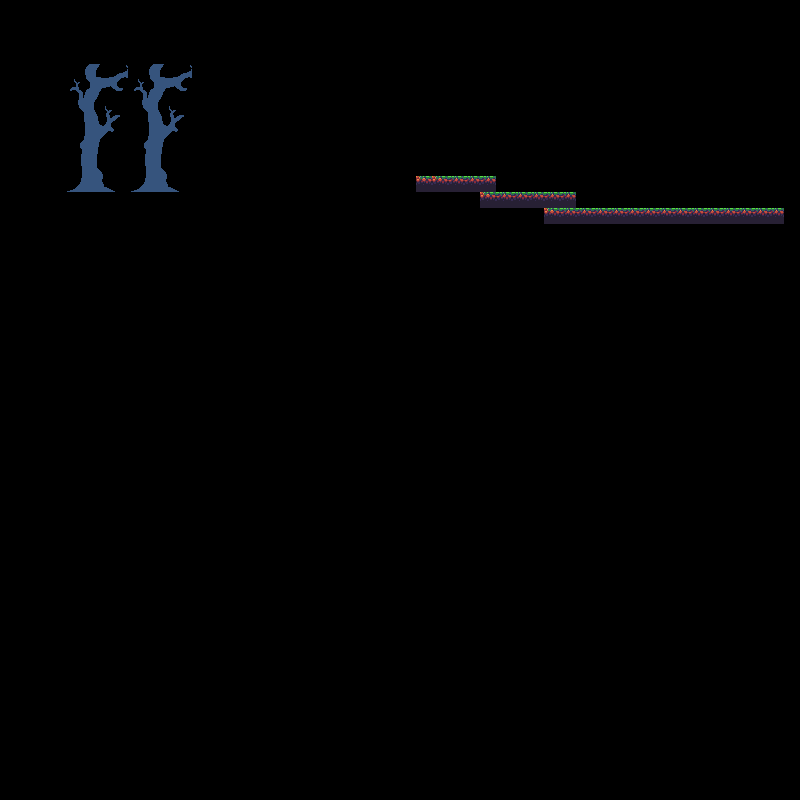

This is a level from a 2D game, rendered from its Tiled map with the project's own tilesets. A one-line summary and the map file follow, with tile-layer data summarised:
An orthogonal 50x50 tile map with 16x16 px tiles, 1 tile layer (Layer2) and 4 objects.

<map version="1.0" tiledversion="1.1.4" orientation="orthogonal" renderorder="right-down" width="50" height="50" tilewidth="16" tileheight="16" infinite="0" nextobjectid="5">
 <tileset firstgid="1" name="sheet_9" tilewidth="16" tileheight="16" tilecount="136" columns="17">
  <image source="sheet_9.png" width="272" height="128" />
 </tileset>
 <layer name="Layer2" width="50" height="50">
  <properties>
   <property name="Property1 (float)" value="333" />
   <property name="Property2 (bool)" value="false" />
   <property name="Property3 (int)" value="22" />
  </properties>
  <data>[2500 cells, 90 non-empty, 34 distinct tile ids]</data>
 </layer>
 <objectgroup name="ShapeLayer1">
  <object id="1" x="144" y="48" />
  <object id="2" x="128" y="240">
   <ellipse />
  </object>
  <object id="3" x="272" y="32">
   <polygon points="0,0 -64,112 192,96" />
  </object>
  <object id="4" x="368" y="288">
   <polygon points="0,0 64,224 -176,-112" />
  </object>
 </objectgroup>
</map>
